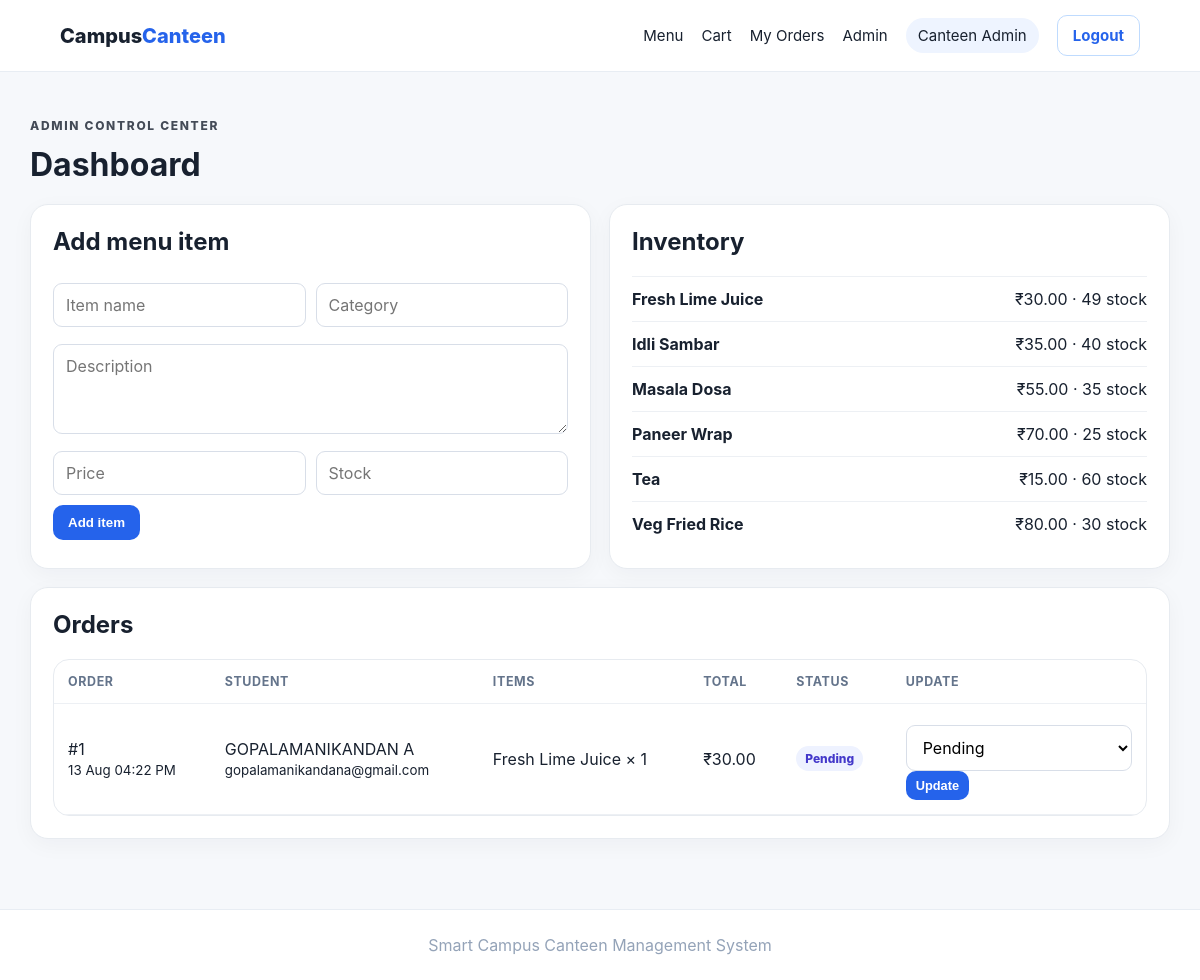
The app's page /admin (signed in), older data.
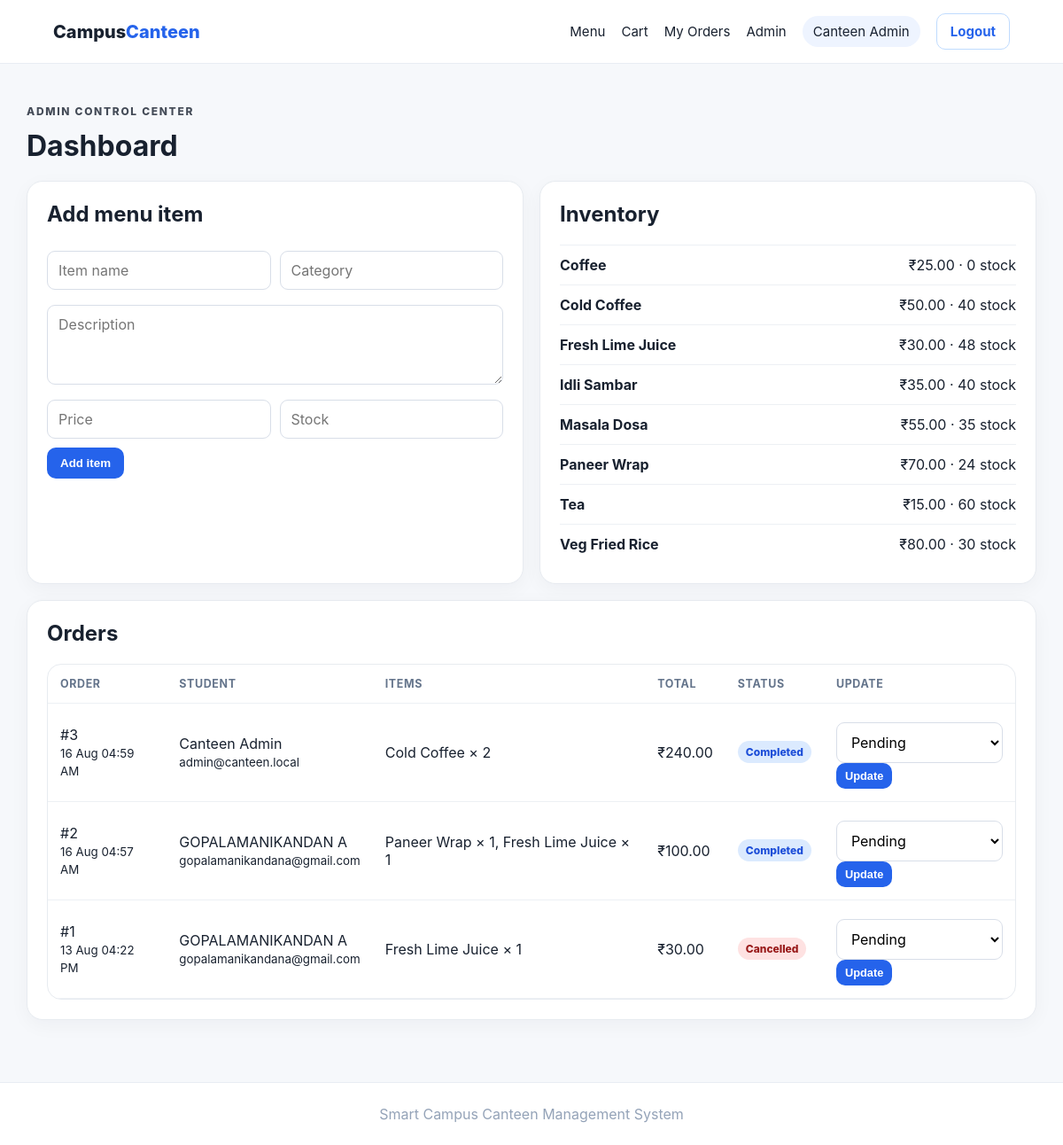
The same page, newer data.
### models.py (models this page shows)
class User(db.Model):
    id = db.Column(db.Integer, primary_key=True)
    name = db.Column(db.String(100), nullable=False)
    email = db.Column(db.String(150), unique=True, nullable=False, index=True)
    password_hash = db.Column(db.String(255), nullable=False)
    role = db.Column(db.String(20), nullable=False, default="student")
    orders = db.relationship("Order", back_populates="user", cascade="all, delete-orphan")

class MenuItem(db.Model):
    id = db.Column(db.Integer, primary_key=True)
    name = db.Column(db.String(120), nullable=False)
    description = db.Column(db.Text, default="")
    category = db.Column(db.String(80), nullable=False, default="General")
    price = db.Column(db.Float, nullable=False)
    stock = db.Column(db.Integer, nullable=False, default=0)
    is_available = db.Column(db.Boolean, nullable=False, default=True)

class Order(db.Model):
    id = db.Column(db.Integer, primary_key=True)
    user_id = db.Column(db.Integer, db.ForeignKey("user.id"), nullable=False)
    total = db.Column(db.Float, nullable=False, default=0)
    status = db.Column(db.String(30), nullable=False, default="Pending")
    created_at = db.Column(db.DateTime, default=datetime.utcnow, nullable=False)
    user = db.relationship("User", back_populates="orders")
    items = db.relationship("OrderItem", back_populates="order", cascade="all, delete-orphan")

class OrderItem(db.Model):
    id = db.Column(db.Integer, primary_key=True)
    order_id = db.Column(db.Integer, db.ForeignKey("order.id"), nullable=False)
    menu_item_id = db.Column(db.Integer, db.ForeignKey("menu_item.id"), nullable=True)
    item_name = db.Column(db.String(120), nullable=False)
    unit_price = db.Column(db.Float, nullable=False)
    quantity = db.Column(db.Integer, nullable=False)
    subtotal = db.Column(db.Float, nullable=False)
    order = db.relationship("Order", back_populates="items")

### app.py (the view)
@app.route("/admin")
@admin_required
def admin_dashboard():
    orders = Order.query.order_by(Order.created_at.desc()).all()
    items = MenuItem.query.order_by(MenuItem.name).all()
    return render_template("admin/dashboard.html", orders=orders, items=items)

### app.py (called while the page is built)
def current_user():
    user_id = session.get("user_id")
    return db.session.get(User, user_id) if user_id else None

@app.context_processor
def inject_user():
    return {"current_user": current_user()}

def admin_required(view):
    @wraps(view)
    def wrapped(*args, **kwargs):
        user = current_user()
        if not user:
            flash("Please log in to continue.", "warning")
            return redirect(url_for("login"))
        if user.role != "admin":
            flash("Admin access required.", "danger")
            return redirect(url_for("menu"))
        return view(*args, **kwargs)
    return wrapped

### templates/admin/dashboard.html (shortened to what this page needs)
{% extends "base.html" %}{% block title %}Admin Dashboard | Campus Canteen{% endblock %}
{% block content %}
<div class="page-head"><div><p class="eyebrow">ADMIN CONTROL CENTER</p><h1>Dashboard</h1></div></div>
<section class="admin-grid">
<div class="panel"><h2>Add menu item</h2>
<form method="post" action="{{ url_for('admin_add_item') }}" class="form-grid">
<input name="name" placeholder="Item name" required maxlength="120"><input name="category" placeholder="Category" required maxlength="80">
<textarea name="description" placeholder="Description" maxlength="500"></textarea><input name="price" type="number" min="0.01" step="0.01" placeholder="Price" required>
<input name="stock" type="number" min="0" placeholder="Stock" required><button class="btn" type="submit">Add item</button>
</form></div>
<div class="panel"><h2>Inventory</h2>
<div class="admin-list">{% for item in items %}<details><summary><b>{{ item.name }}</b><span>₹{{ '%.2f'|format(item.price) }} · {{ item.stock }} stock</span></summary>
</details>{% endfor %}</div></div>
</section>
<section class="panel"><h2>Orders</h2>
<div class="table-wrap"><table><thead><tr><th>Order</th><th>Student</th><th>Items</th><th>Total</th><th>Status</th><th>Update</th></tr></thead><tbody>
{% for order in orders %}<tr><td>#{{ order.id }}<br><small>{{ order.created_at.strftime('%d %b %I:%M %p') }}</small></td><td>{{ order.user.name }}<br><small>{{ order.user.email }}</small></td>
<td>{% for item in order.items %}{{ item.item_name }} × {{ item.quantity }}{% if not loop.last %}, {% endif %}{% endfor %}</td><td>₹{{ '%.2f'|format(order.total) }}</td><td><span class="status {{ order.status|lower }}">{{ order.status }}</span></td>
<td><form method="post" action="{{ url_for('admin_order_status', order_id=order.id) }}"><select name="status"><option>Pending</option></select><button class="btn small" type="submit">Update</button></form></td></tr>{% endfor %}
</tbody></table></div></section>
{% endblock %}

### templates/base.html (shortened to what this page needs)
<!doctype html>
<html lang="en">
<head>
  <link rel="stylesheet" href="{{ url_for('static', filename='css/style.css') }}">
</head>
<body>
<header class="navbar">
  <a class="brand" href="{{ url_for('menu') }}">Campus<span>Canteen</span></a>
  <nav>
    <a href="{{ url_for('menu') }}">Menu</a>
    {% if current_user %}
      <a href="{{ url_for('cart') }}">Cart</a>
      <a href="{{ url_for('order_history') }}">My Orders</a>
      {% if current_user.role == "admin" %}<a href="{{ url_for('admin_dashboard') }}">Admin</a>{% endif %}
      <span class="user-chip">{{ current_user.name }}</span>
      <a class="btn btn-outline" href="{{ url_for('logout') }}">Logout</a>
    {% else %}
      <a href="{{ url_for('login') }}">Login</a>
      <a class="btn" href="{{ url_for('register') }}">Register</a>
    {% endif %}
  </nav>
</header>
<main class="container">
  {% block content %}{% endblock %}
</main>
<footer>Smart Campus Canteen Management System</footer>
</body>
</html>

### static/css/style.css (style rules this page uses)
* { box-sizing:border-box }
body { margin:0;font-family:Inter,ui-sans-serif,system-ui,-apple-system,BlinkMacSystemFont,"Segoe UI",sans-serif;background:#f6f8fb;color:#18212f }
a { text-decoration:none;color:inherit }
.navbar { height:72px;background:#fff;border-bottom:1px solid #e8edf3;display:flex;align-items:center;justify-content:space-between;padding:0 5%;position:sticky;top:0;z-index:10 }
.brand { font-size:1.25rem;font-weight:800 }
.brand span { color:#2563eb }
.navbar nav { display:flex;align-items:center;gap:18px;font-size:.94rem }
.user-chip { background:#eef4ff;padding:8px 12px;border-radius:999px }
.container { max-width:1180px;margin:0 auto;padding:34px 20px 70px }
.eyebrow { font-size:.75rem;font-weight:800;letter-spacing:.14em;opacity:.8 }
.card,.panel,.auth-card,.order-card { background:#fff;border:1px solid #e7ebf0;border-radius:18px;padding:22px;box-shadow:0 6px 22px rgba(15,23,42,.04) }
.btn { border:0;background:#2563eb;color:#fff;padding:10px 15px;border-radius:10px;font-weight:700;cursor:pointer;display:inline-block }
.btn-outline { background:#fff;color:#2563eb;border:1px solid #bfdbfe }
input,textarea,select { width:100%;border:1px solid #d8dee8;border-radius:9px;padding:11px 12px;background:#fff;font:inherit;margin-top:7px }
textarea { min-height:90px;resize:vertical }
.page-head { display:flex;justify-content:space-between;align-items:center;margin-bottom:20px }
.page-head h1 { margin:0 }
.table-wrap { overflow:auto;background:#fff;border:1px solid #e7ebf0;border-radius:16px }
table { width:100%;border-collapse:collapse;min-width:720px }
th,td { text-align:left;padding:14px;border-bottom:1px solid #edf0f4;vertical-align:middle }
th { font-size:.78rem;text-transform:uppercase;letter-spacing:.05em;color:#64748b }
.status { display:inline-block;padding:5px 9px;border-radius:999px;font-size:.75rem;font-weight:800;background:#eef2ff;color:#4338ca }
.status.completed { background:#dbeafe;color:#1d4ed8 }
.status.cancelled { background:#fee2e2;color:#991b1b }
.admin-grid { display:grid;grid-template-columns:1fr 1fr;gap:18px;margin-bottom:18px }
.panel h2 { margin-top:0 }
.form-grid { display:grid;grid-template-columns:1fr 1fr;gap:10px }
.form-grid textarea,.form-grid .wide { grid-column:1/-1 }
.form-grid .btn { width:max-content }
.admin-list details { border-top:1px solid #edf0f4;padding:12px 0 }
.admin-list summary { cursor:pointer;display:flex;justify-content:space-between }
.small { padding:7px 10px;font-size:.8rem }
footer { text-align:center;color:#94a3b8;padding:25px;border-top:1px solid #e8edf3;background:#fff }

Row changes from the older to the newer data that the page shows:
added MenuItem: name "Coffee", price "25.00", stock "0"
added MenuItem: name "Cold Coffee", price "50.00", stock "40"
changed MenuItem "Fresh Lime Juice": stock "49" → "48"
changed MenuItem "Paneer Wrap": stock "25" → "24"
added Order: id "3", created_at "16 Aug 04:59 AM", user.name "Canteen Admin", user.email "admin@canteen.local", total "240.00", status "Completed"
added OrderItem: item_name "Cold Coffee", quantity "2", shown under "3"
added Order: id "2", created_at "16 Aug 04:57 AM", user.name "GOPALAMANIKANDAN A", user.email "gopalamanikandana@gmail.com", total "100.00", status "Completed"
added OrderItem: item_name "Paneer Wrap", quantity "1", shown under "2"
added OrderItem: item_name "Fresh Lime Juice", quantity "1", shown under "2"
changed Order "13 Aug 04:22 PM": status "Pending" → "Cancelled"
